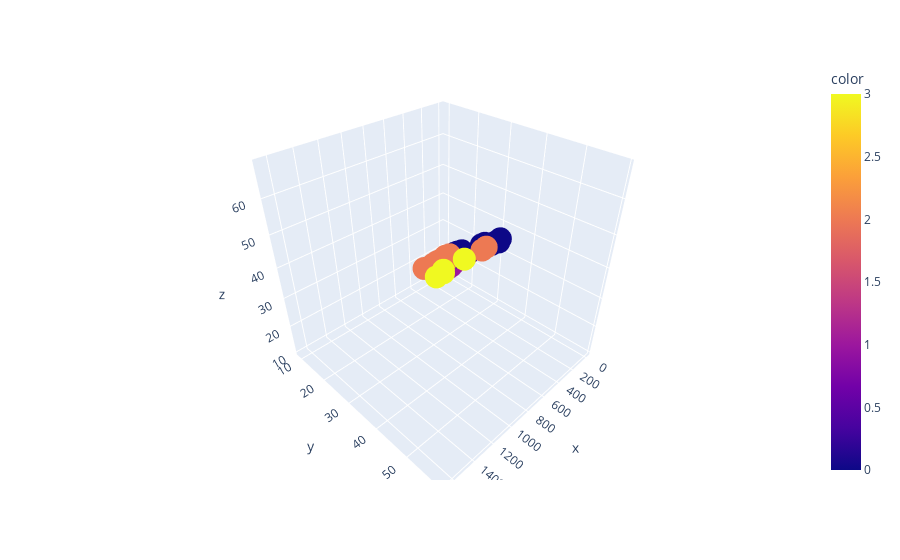

Notebook code cell kept with this figure:
### Code cell
# Perform k-means clustering with 3 clusters
kmeans3d = KMeans(n_clusters=4)
y_kmeans = kmeans3d.fit_predict(X)

# Create a 3D scatter plot of the clusters
fig = px.scatter_3d(df, x=X[:, 0], y=X[:, 1], z=X[:, 2], color=y_kmeans)
fig.show()

### Figure 1 — Plotly figure (JSON) as saved in the notebook; plotly's stock layout.template omitted (floating-point values rounded to 4 significant figures)
{"data": [{"hovertemplate": "x=%{x}<br>y=%{y}<br>z=%{z}<br>color=%{marker.color}<extra></extra>", "legendgroup": "", "marker": {"color": [1, 0, 0, 0, 0, 0, 0, 0, 0, 0, 0, 0, 0, 0, 0, 2, 2, 0, 2, 0, 2, 0, 2, 2, 2, 2, 2, 2, 2, 2, 2, 2, 2, 2, 1, 1, 1, 1, 1, 1, 1, 1, 1, 1, 1, 1, 1, 1, 1, 1, 1, 0, 0, 0, 1, 1, 1, 1, 1, 1, 1, 1, 1, 1, 1, 1, 1, 1, 1, 0, 0, 0, 0, 0, 0, 0, 0, 0, 0, 2, 2, 3, 3, 3, 3], "coloraxis": "coloraxis", "symbol": "circle"}, "mode": "markers", "name": "", "scene": "scene", "showlegend": false, "type": "scatter3d", "x": [242, 290, 340, 363, 430, 450, 500, 390, 450, 500, 475, 500, 500, 600, 600, 700, 700, 610, 650, 575, 685, 620, 680, 700, 725, 720, 714, 850, 1000, 920, 955, 925, 975, 950, 40, 69, 78, 87, 120, 0, 110, 120, 150, 145, 160, 140, 160, 169, 161, 200, 180, 290, 272, 390, 6.7, 7.5, 7, 9.7, 9.8, 8.7, 10, 9.9, 9.8, 12.2, 13.4, 12.2, 19.7, 19.9, 200, 300, 300, 300, 430, 345, 456, 510, 540, 500, 567, 770, 950, 1250, 1600, 1550, 1650], "y": [23.2, 24, 23.9, 26.3, 26.5, 26.8, 26.8, 27.6, 27.6, 28.5, 28.4, 28.7, 29.1, 29.4, 29.4, 30.4, 30.4, 30.9, 31, 31.3, 31.4, 31.5, 31.8, 31.9, 31.8, 32, 32.7, 32.8, 33.5, 35, 35, 36.2, 37.4, 38, 12.9, 16.5, 17.5, 18.2, 18.6, 19, 19.1, 19.4, 20.4, 20.5, 20.5, 21, 21.1, 22, 22, 22.1, 23.6, 24, 25, 29.5, 9.3, 10, 10.1, 10.4, 10.7, 10.8, 11.3, 11.3, 11.4, 11.5, 11.7, 12.1, 13.2, 13.8, 30, 31.7, 32.7, 34.8, 35.5, 36, 40, 40, 40.1, 42, 43.2, 44.8, 48.3, 52, 56, 56, 59], "z": [30, 31.2, 31.1, 33.5, 34, 34.7, 34.5, 35, 35.1, 36.2, 36.2, 36.2, 36.4, 37.2, 37.2, 38.3, 38.5, 38.6, 38.7, 39.5, 39.2, 39.7, 40.6, 40.5, 40.9, 40.6, 41.5, 41.6, 42.6, 44.1, 44, 45.3, 45.9, 46.5, 16.2, 20.3, 21.2, 22.2, 22.2, 22.8, 23.1, 23.7, 24.7, 24.3, 25.3, 25, 25, 27.2, 26.7, 26.8, 27.9, 29.2, 30.6, 35, 10.8, 11.6, 11.6, 12, 12.4, 12.6, 13.1, 13.1, 13.2, 13.4, 13.5, 13.8, 15.2, 16.2, 34.8, 37.8, 38.8, 39.8, 40.5, 41, 45.5, 45.5, 45.8, 48, 48.7, 51.2, 55.1, 59.7, 64, 64, 68]}], "layout": {"coloraxis": {"colorbar": {"title": {"text": "color"}}, "colorscale": [[0, "#0d0887"], [0.1111, "#46039f"], [0.2222, "#7201a8"], [0.3333, "#9c179e"], [0.4444, "#bd3786"], [0.5556, "#d8576b"], [0.6667, "#ed7953"], [0.7778, "#fb9f3a"], [0.8889, "#fdca26"], [1, "#f0f921"]]}, "legend": {"tracegroupgap": 0}, "margin": {"t": 60}, "scene": {"domain": {"x": [0, 1], "y": [0, 1]}, "xaxis": {"title": {"text": "x"}}, "yaxis": {"title": {"text": "y"}}, "zaxis": {"title": {"text": "z"}}}}}
